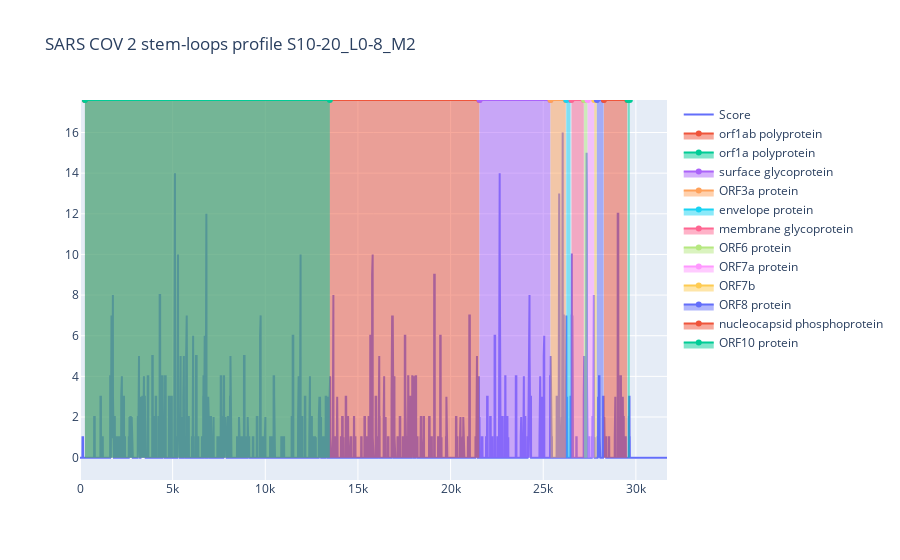

Notebook code cell kept with this figure:
### Code cell
bins_scores_df = pd.read_csv(f'sars_cov_2_pal_S10-20_L0-8_M2_sars_cov_2_scores_by_virus_10.csv')
# bins_scores_pvals_df['NegLog10Pval'] = -1 * np.log10(bins_scores_pvals_df.P_val)
# bins_scores_pvals_df['NegLog10AdjPval'] = -1 * np.log10(bins_scores_pvals_df.P_val_adjusted)
# LOG_DEFAULT_THRESHOLD = -1 * np.log10(PVAL_THRESHOLD)
bins_scores_df_by_bins = bins_scores_df.groupby('Start').agg({'Score': np.mean}).reset_index()
bins_scores_df_by_bins['Std'] = bins_scores_df.groupby('Start').agg({'Score': np.std}).reset_index(drop=True)
bins_scores_df_by_bins = bins_scores_df_by_bins.fillna(0)
MAX_Y_VALUE = bins_scores_df_by_bins['Score'].max() * 1.1
MIN_Y_VALUE = -1 * 1.1
fig = go.Figure()
fig.add_trace(
    go.Scatter(
        x=bins_scores_df_by_bins['Start'],
        y=bins_scores_df_by_bins['Score'],
        name='Score',
    )
)
proteins_df = pd.read_csv('proteins_86693_757732.csv', header=0)
y = 1
for _, row in proteins_df.iterrows():
    fig.add_trace(
        go.Scatter(
            x=[row.Start, row.Stop],
            y=[MAX_Y_VALUE*y, MAX_Y_VALUE*y],
            name=row['Protein Name'],
            fill='tozeroy',
            opacity=0.1
        )
    )
fig.update_layout(
    title='SARS COV 2 stem-loops profile S10-20_L0-8_M2',
)
fig.update_yaxes(range=[MIN_Y_VALUE, MAX_Y_VALUE])
fig.show()

### Figure 1 — Plotly figure (JSON) as saved in the notebook; plotly's stock layout.template omitted (floating-point values rounded to 4 significant figures; data arrays with more than 128 entries replaced by an {"elided": "..."} marker saying what was removed)
{"data": [{"name": "Score", "type": "scatter", "x": {"elided": "6337 int values"}, "y": {"elided": "6337 int values"}}, {"fill": "tozeroy", "name": "orf1ab polyprotein", "opacity": 0.1, "type": "scatter", "x": [266, 21555], "y": [17.6, 17.6]}, {"fill": "tozeroy", "name": "orf1a polyprotein", "opacity": 0.1, "type": "scatter", "x": [266, 13483], "y": [17.6, 17.6]}, {"fill": "tozeroy", "name": "surface glycoprotein", "opacity": 0.1, "type": "scatter", "x": [21563, 25384], "y": [17.6, 17.6]}, {"fill": "tozeroy", "name": "ORF3a protein", "opacity": 0.1, "type": "scatter", "x": [25393, 26220], "y": [17.6, 17.6]}, {"fill": "tozeroy", "name": "envelope protein", "opacity": 0.1, "type": "scatter", "x": [26245, 26472], "y": [17.6, 17.6]}, {"fill": "tozeroy", "name": "membrane glycoprotein", "opacity": 0.1, "type": "scatter", "x": [26523, 27191], "y": [17.6, 17.6]}, {"fill": "tozeroy", "name": "ORF6 protein", "opacity": 0.1, "type": "scatter", "x": [27202, 27387], "y": [17.6, 17.6]}, {"fill": "tozeroy", "name": "ORF7a protein", "opacity": 0.1, "type": "scatter", "x": [27394, 27759], "y": [17.6, 17.6]}, {"fill": "tozeroy", "name": "ORF7b", "opacity": 0.1, "type": "scatter", "x": [27756, 27887], "y": [17.6, 17.6]}, {"fill": "tozeroy", "name": "ORF8 protein", "opacity": 0.1, "type": "scatter", "x": [27894, 28259], "y": [17.6, 17.6]}, {"fill": "tozeroy", "name": "nucleocapsid phosphoprotein", "opacity": 0.1, "type": "scatter", "x": [28274, 29533], "y": [17.6, 17.6]}, {"fill": "tozeroy", "name": "ORF10 protein", "opacity": 0.1, "type": "scatter", "x": [29558, 29674], "y": [17.6, 17.6]}], "layout": {"autosize": true, "title": {"text": "SARS COV 2 stem-loops profile S10-20_L0-8_M2"}, "xaxis": {"autorange": true, "range": [0, 31680], "type": "linear"}, "yaxis": {"range": [-1.1, 17.6], "type": "linear"}}}
